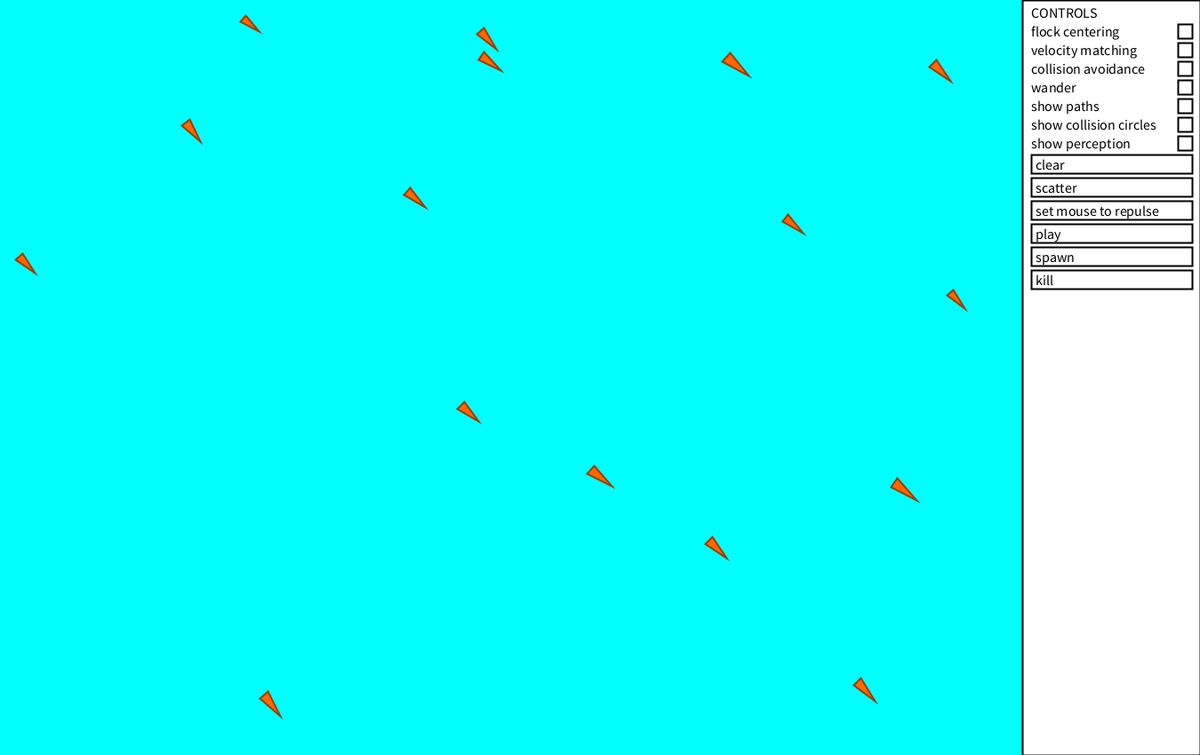
Frame 1 (no input)
Frame 60 (the mouse pressed at the canvas centre just before this capture): identical to frame 1, image omitted
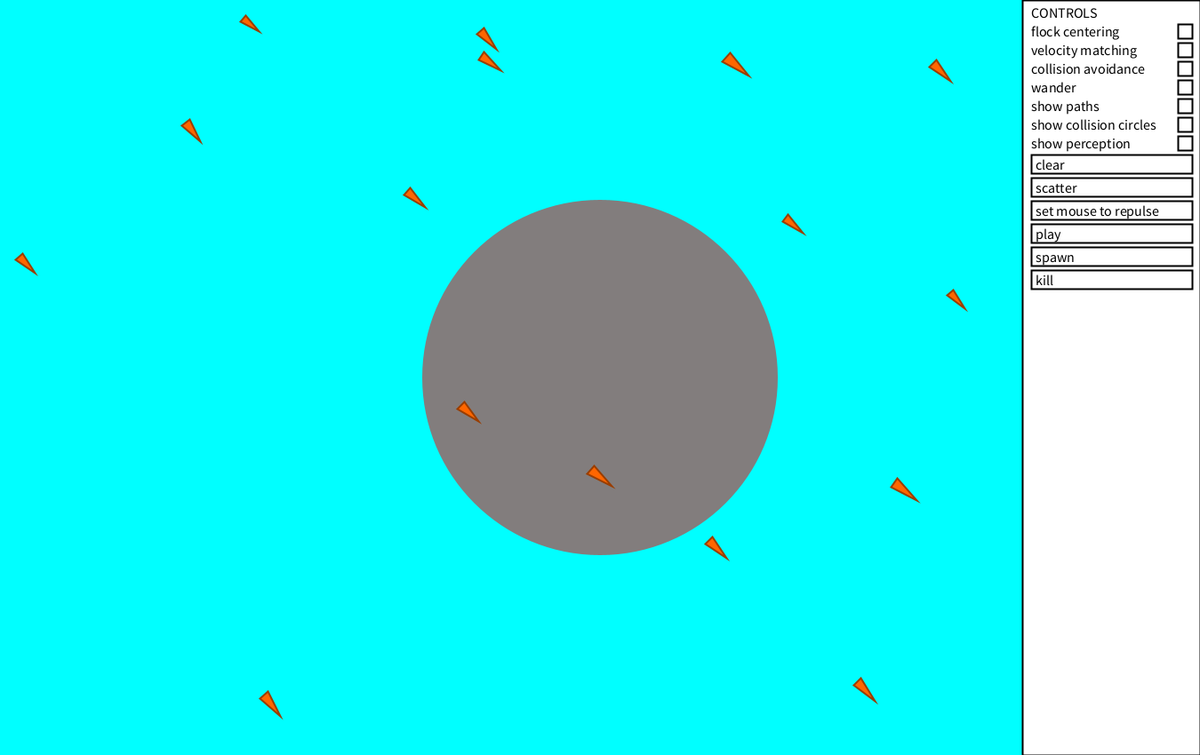
Frame 120 (the mouse held since frame 60 and released just before this capture)

The Processing sketch that drew these frames (run headless with seeded random() and noise(); from frame 60 on, the mouse is pressed at the canvas centre):

// Processing sketch: flocking
// ── flocking.pde
// README
// 
// # BOIDS! (Craig Reynolds' Flocking)
// 
// ## An implementation in Processing by Kaylah Facey.
//
// ### Commands:
// 
// * space bar - Start or stop the simulation (default stopped).
// * left mouse held down - continuous attraction (in attraction mode) or repulsion (in repulsion mode):
// -   a - Switch to attraction mode (default).
// -   r - Switch to repulsion mode.
// * s - Cause all boids to be instantly scattered to random positions in the window, and with random directions.
// * p - Toggle whether to have creatures leave a path, that is, whether the window is cleared each display step or not (default off).
// When pathing leave a trail of dots or fading trail. Do not preserve the entire path, as that quickly clutters the window.
// * c - Clear the screen, but do not delete any boids. (This can be useful when creatures are leaving paths.)
// * 1-4 - Toggle forces on/off (default on):
//   - 1 - flock centering 
//   - 2 - velocity matching 
//   - 3 - collision avoidance 
//   - 4 - wandering 
// * Spawn and Kill:
//   - +/= - Spawn (add one new boid to the simulation) (up to 100)
//   - (minus sign) - Kill (Remove one boid from the simulation) (down to 0).
// 
// ## Custom Commands:
// * right mouse held down - do the opposite of the left mouse (repulsion in attraction mode, attraction in repulsion mode)
// 
// TODO:
// 
// * Implement 3D flocking.
// * Introduce a predator that chases after your flocking creatures and eats them.
// * Add on-screen widgets that control the simulation.
// * Include fixed collision objects for the creatures to steer around.
// * food/resources/shelter
// * another species of non predatory boids.
// * Use a grid or Voronoi/Dalauney triangles to only consider the closest neighborhood of boids.
// * ### Custom Commands:
// 
// * left click (or s?) - spawn a boid at the mouse's position
// * right click (or k?) - delete the boid at the mouse's position
// * boid colour variation
// 

// Simulation Parameters
boolean running = false;
boolean attraction = true;
boolean pathing = false;
int alpha_p = 20; // the alpha value to use when pathing.

// Colours.
color black = #000000;
color white = #ffffff;
color light_grey = #cccccc;
color aqua = #00ffff;
color red = #ff0000;
color green = #00802b;

// Flock
Flock flock = new Flock();
int initial_size = 16;

int max_x = 1150;
int max_y = 850;

boolean flock_centering = false;
boolean velocity_matching = false;
boolean collision_avoidance = false;
boolean wander = false;

boolean show_collision_circles = false;
boolean show_perception_circles = false;

String current_species = "orange"; // The species currently being added/removed to/from.

void setup() {
  size(1350, 850);
  surface.setTitle("BOIDS!");
  clear_paths();
  for (int i = 0; i < initial_size; i++) {
    flock.spawn(current_species);
  }
  for (int i = 0; i < toggle_dimensions.length; i++) {
    toggle_dimensions[i][0] = max_cx - 25;
    toggle_dimensions[i][1] = starting_cy + int(text_spacing*(i+1) - 14);
    toggle_dimensions[i][2] = font_size;
  }
  for (int i = 0; i < button_dimensions.length; i++) {
    button_dimensions[i][0] = starting_cx;
    button_dimensions[i][1] = button_start_y + button_spacing*i - 14;
    button_dimensions[i][2] = max_cx - 25 + font_size - starting_cx;
    button_dimensions[i][3] = button_size;
  }
  strokeWeight(2);
}

void draw() {
  paint_background(pathing);
  show_mouse();
  show_controls();
  flock.show();
  if (running) {
    flock.update(dt);
  }
}

void show_mouse() {
  if (mouse_active()) {
    color c;
    if (attracting()) { 
      // attraction left or repulsion right: attraction
      c = green;
    }
    else { // repulsion left or attraction right: repulsion
      c = red;
    }
    
    int alpha = pathing? 20 : 130;
    fill(c, alpha);
    noStroke();
    circle(mouseX, mouseY, boid_p*2);
  }
}

boolean mouse_active() {
  return mousePressed && mouseX <= max_x && mouseY <= max_y;
}

boolean attracting() {
  // attraction left or repulsion right: attraction
  // repulsion left or attraction right: repulsion
  return (attraction && mouseButton == LEFT) || (!attraction && mouseButton == RIGHT);
}

void paint_background (boolean pathing) {
  noStroke();
  if (pathing) fill(aqua, alpha_p);
  else fill(aqua);
  rect(0, 0, max_x, max_y);
}

int min_cx = max_x;
int min_cy = 0;
int max_cx = 1350;
int max_cy = max_y;

int font_size = 16;
int text_spacing = font_size + 5;
int starting_cx = min_cx + 10;
int starting_cy = min_cy + 20;

String[] toggle_texts = {"flock centering", "velocity matching", "collision avoidance", "wander", "show paths", "show collision circles", "show perception"};
int[][] toggle_dimensions = new int[toggle_texts.length][4];

int button_size = font_size + 5;
int button_spacing = button_size + 5;
int button_start_y = starting_cy + text_spacing * (toggle_texts.length + 1);

String[][] button_texts = {{"clear", "clear"}, {"scatter", "scatter"}, {"set mouse to repulse", "set mouse to attract"}, {"play", "pause"}, {"spawn", "spawn"}, {"kill", "kill"}};
int[][] button_dimensions = new int[button_texts.length][4];

void show_controls() {
  fill(white);
  stroke(black);
  rect(min_cx, min_cy, max_cx - min_cx, max_cy);
  
  fill(black);
  textSize(font_size);
  text("CONTROLS", starting_cx, starting_cy);
  
  boolean[] toggles = {flock_centering, velocity_matching, collision_avoidance, wander, pathing, show_collision_circles, show_perception_circles};
  for (int i = 0; i < toggles.length; i++) {
    text(toggle_texts[i], starting_cx, starting_cy + text_spacing*(i+1));
    fill(toggles[i]? black: white);
    stroke(black);
    square(toggle_dimensions[i][0], toggle_dimensions[i][1], toggle_dimensions[i][2]);
    fill(black);
  }
  
  boolean[] buttons = {true, true, attraction, !running, true, true};
  for (int i = 0; i < buttons.length; i++) {
    int text_index = buttons[i]? 0: 1;
    if (mousePressed && mouse_in(button_dimensions[i])) fill(light_grey); else noFill();
    rect(button_dimensions[i][0], button_dimensions[i][1], button_dimensions[i][2], button_dimensions[i][3]);
    fill(black);
    text(button_texts[i][text_index], starting_cx + 5, button_start_y + int(button_spacing*i) + 3);  
  }
}

void mousePressed() {
  for (int i = 0; i < toggle_dimensions.length; i++) {
    if (mouse_in(toggle_dimensions[i])) {
      switch (toggle_texts[i]) {     
        case "flock centering":
          flock_centering = !flock_centering;
          break;
        case "velocity matching":
          velocity_matching = !velocity_matching;
          break;
        case "collision avoidance":
          collision_avoidance = !collision_avoidance;
          break;
        case "wander":
          wander = !wander;
          break;
        case "show paths":
          pathing = !pathing;
          break;
        case "show collision circles":
          show_collision_circles = !show_collision_circles;
          break;
        case "show perception":
          show_perception_circles = !show_perception_circles;
          break;
        default:
          break;
      }
    }
  }

  for (int i = 0; i < button_dimensions.length; i++) {
    if (mouse_in(button_dimensions[i])) {
      switch (button_texts[i][0]) {   
        case "clear":
          clear_paths();
          break;
        case "scatter":
          flock.scatter();
          break;
        case "set mouse to repulse":
          attraction = !attraction;
          break;
        case "play":
          running = !running;
          break;
        case "spawn":
          flock.spawn(current_species);
          break;
        case "kill":
          flock.kill(current_species);
          break;
        default:
          break;
      }
    }
  }
}

// Ctrl = min x, min y, x size/size, y size (optional)
boolean mouse_in(int[] dimensions) {
  int min_x = dimensions[0];
  int max_x = min_x + dimensions[2];
  int min_y = dimensions[1];
  int max_y = dimensions[1] + (dimensions[3] > 0? dimensions[3] : dimensions[2]);
  return (mouseX >= min_x && mouseX <= max_x && mouseY >= min_y && mouseY <= max_y);
}

void clear_paths() {
  paint_background(false);
}

void keyPressed() {
  switch (key) {
    case ' ':
      running = !running;
      println(running? "Play" : "Pause");
      break;
    case 'a':
      attraction = true;
      println("Toggle left mouse attraction (right mouse repulsion)");
      break;
    case 'r':
      attraction = false;
      println("Toggle left mouse repulsion (right mouse attraction)");
      break;
    case 's':
      flock.scatter();
      println("Scatter");
      break;
    case 'p':
      pathing = !pathing;
      println("Toggle pathing " + (pathing? "on" : "off"));
      break;
    case 'c':
      clear_paths();
      println("Clear");
      break;
    case '1':
      flock_centering = !flock_centering;
      println("Toggle flock centering " + (flock_centering? "on" : "off"));
      break;
    case '2':
      velocity_matching = !velocity_matching;
      println("Toggle velocity matching " + (velocity_matching? "on" : "off"));
      break;
    case '3':
      collision_avoidance = !collision_avoidance;
      println("Toggle collision avoidance " + (collision_avoidance? "on" : "off"));
      break;
    case '4':
      wander = !wander;
      println("Toggle wander " + (wander? "on" : "off"));
      break;
    case '+':
    case '=':
      flock.spawn(current_species);
      println("Spawn");
      break;
    case '-':
      flock.kill(current_species);
      println("Kill");
      break;
    default:
      break;
  }
}

// ── Boid.pde
float boid_r = 15;   // radius of the boids
float boid_a = PI/8; // angle of boid triangle.
float boid_p = 200;  // radius of boid perception

float min_v = 7; // Prevent boids from becoming stuck anywhere by setting a low minimum velocity to help them to jiggle out of place.
float max_v = 10;

float w_fc = .007; // weight for flock centering
float w_vm = .0001; // weight for velocity matching
float w_ca = 3; // weight for collision avoidance
float w_wa = 25; // weight for wall avoidance
float w_w = 10;  // weight for wander
float w_m = .001; // weight for mouse attraction/repulsion.

class Boid {
  point p;    // point x, y at center
  vector v;     // velocity x, y
  color fill = orange;    
  color outline = dark_orange;
  float r = boid_r;  // radius of bounding circle
  float o = boid_a;  // angle of triangle
  
  Boid() {
    r = boid_r + random(-3, 3);
    p = random_valid_point(r);
    v = v();
  }
  
  // Draw boid at current vector facing in the direction of vector.
  void show() {
    // Collision circle.
    if (show_collision_circles) {
      noFill();
      stroke(red);
      circle(p.x, p.y, r*2);
    }
    
    if (show_perception_circles) {
      stroke(white);
      noFill();
      circle(p.x, p.y, boid_p*2);
    }
    
    // True location (center of boid)
    //stroke(black);
    //fill(black);
    //circle(p.x, p.y, 10);
    
    // Boid representation.
    vector u = u(v);
    vector a = sum(p, prod(u, r));
    vector iu = i(u);
    vector u2 = r(iu, o);
    vector b = sum(p, prod(u2, r));
    o = -o;
    vector u3 = r(iu, o);
    vector c = sum(p, prod(u3, r));
    
    fill(fill);
    stroke(outline);
    triangle(a.x, a.y, b.x, b.y, c.x, c.y);
  }
  
  // Does the boid contain this vector?
  boolean contains(point p) {
    return d(this.p, p) <= r;
  }
}

// Default boids.
color orange = #ff6600;
color dark_orange = #993d00;

class Orange extends Boid {
  color fill = orange;    
  color outline = dark_orange;
  float r = boid_r;  
}

// Friendly boids.
color blue = #0000ff;
color dark_blue = #000080;

class Blue extends Boid {
  color fill = blue;    
  color outline = dark_blue;
  float r = boid_r;  
}

// Predator boids.
color pgrey = #666699;
color dark_pgrey = #3d3d5c;

class Grey extends Boid {
  color fill = pgrey;    
  color outline = dark_pgrey;
  float r = boid_r*2;  
}

float dt = .5;

String[] species = {"Orange", "Blue", "Grey"};
boolean orange_active = true;
boolean blue_active = true;
boolean grey_active = true;
class Flock {
  ArrayList<Orange> orange_flock;
  ArrayList<Blue> blue_flock;
  ArrayList<Grey> grey_flock;
  
  Flock() {
    orange_flock = new ArrayList<Orange>();
    blue_flock = new ArrayList<Blue>();
    grey_flock = new ArrayList<Grey>();
  }
  
  ArrayList<Boid> all() {
    ArrayList<Boid> all = new ArrayList<Boid>();
    if (orange_active) all.addAll(orange_flock);
    if (blue_active) all.addAll(blue_flock);
    if (grey_active) all.addAll(grey_flock);
    return all;
  }
  
  // Spawn a random boid.
  Boid spawn(String species) {
    switch (species) {
      case "Blue":
        Blue b = new Blue();
        blue_flock.add(b);
        return b;
      case "Grey":
        Grey g = new Grey();
        grey_flock.add(g);
        return g;
      case "Orange":
      default:
        Orange o = new Orange();
        orange_flock.add(o);
        return o;
    }
  }
  
  // Kill a random boid.
  Boid kill(String species) {
    switch (species) {
      case "Blue":
        return blue_flock.remove(floor(random(blue_flock.size())));
      case "Grey":
        return grey_flock.remove(floor(random(grey_flock.size())));
      case "Orange":
      default:
        return orange_flock.remove(floor(random(orange_flock.size())));
    }
  }
  
  void scatter() {
    for (Boid b : all()) {
      b.p = random_valid_point(b.r);
    }
  }
  
  void show() {
    for (Boid b : all()){
      b.show();
      
      // Velocity & forces.
      //vector force_on_b = calculate_forces(b);
      //vector force_from_b = sum(b.p, force_on_b);
      //stroke(black);
      //line(b.p.x, b.p.y, force_from_b.x, force_from_b.y);
      //vector velocity_from_b = sum(b.p, b.v);
      //line(b.p.x, b.p.y, velocity_from_b.x, velocity_from_b.y);
    }
  }
  
  void update(float dt) {
    for (Boid b : all()){
      update(b, dt);
    }
  }
  
  // Update vector and vector by 1 timestep.
  void update(Boid b, float dt) {
    vector f = calculate_forces(b);
    b.v = sum(b.v, prod(f, dt));
    
    float m = m(b.v);
    if (m < min_v) {
      b.v = prod(u(b.v), min_v);
    }
    else if (m > max_v) {
      b.v = prod(u(b.v), max_v);
    }
    
    b.p = p(sum(b.p, prod(b.v, dt)));
    
    // Force boid back into boundaries if it escapes.
    if (b.p.x < 0) b.p.x = b.r*2;
    if (b.p.y < 0) b.p.y = b.r*2;
    if (b.p.x > max_x) b.p.x = max_x - b.r*2;
    if (b.p.y > max_y) b.p.y = max_y - b.r*2;
  }
  
  // Calculate forces acting on b.
  vector calculate_forces(Boid b) {
    vector f =v(0, 0);
    
    vector sum_fc = v(0, 0);
    float sum_wfc = 0;
    vector f_vm = v(0, 0); // velocity matching
    vector f_ca = v(0, 0); // collision avoidance
    
    for (Boid n: neighbors(b)) {
      float w_fc = weight_fc(n, b);
      sum_wfc += w_fc;
      sum_fc = sum(sum_fc, prod(sum(n.p, i(b.p)), w_fc)); // sum_fc += w(pi - p)
      f_vm = sum(f_vm, prod(sum(n.v, i(b.v)), weight_vm(n, b)));     // f_vm += w(vi - v)
      f_ca = sum(f_ca, prod(sum(b.p, i(n.p)), weight_ca(n, b)));     // f_ca += w(p - pi)
    }
    
    sum_wfc = max(sum_wfc, .001); // Ensure against division by 0.
    vector f_fc = prod(sum_fc, 1 / sum_wfc); // flock centering
    vector f_w = v(random(-.1, .1), random(-.1, .1)); // wander
    
    if (flock_centering)     f = sum(f, prod(f_fc, w_fc));
    if (velocity_matching)   f = sum(f, prod(f_vm, w_vm));
    if (collision_avoidance) f = sum(f, prod(f_ca, w_ca));
    if (wander)              f = sum(f, prod(f_w, w_w));
    
    // avoid walls
    f = sum(f, prod(wall_force(b), w_wa));
    
    // Mouse attraction/repulsion.
    point mouse_loc = p(mouseX, mouseY);
    if (mouse_active() && d(mouse_loc, b.p) <= boid_p) {
      vector force_dir;
      if (attracting()) { 
        force_dir = sum(mouse_loc, i(b.p));
      }
      else { 
        force_dir = sum(b.p, i(mouse_loc));
      }
      
      vector f_m = prod(force_dir, weight_m(b, mouse_loc)); // w(pi - p)
      f = sum(f, prod(f_m, w_m));
    }
    
    return f;
  }
  
  // vector representing the force away from the nearest wall.
  vector wall_force(Boid b) {
    point p = b.p;
    
    boolean closer_to_x0 = abs(p.x - 0) < abs(p.x - max_x);
    float wall_x = closer_to_x0? 0 : max_x;
    
    boolean closer_to_y0 = abs(p.y - 0) < abs(p.y - max_y);
    float wall_y = closer_to_y0? 0 : max_y;
    
    float d_x = abs(p.x - wall_x);
    float d_y = abs(p.y - wall_y);
    
    float min_d = max(min(d_x, d_y) - b.r, .0001);
    float wall_w = (min_d <= boid_p)? weight_wa(min_d) : 0;
    
    vector wall_f = v(0, 0);
    wall_f.x = (d_x <= boid_p)? p.x - wall_x : 0;
    wall_f.y = (d_y <= boid_p)? p.y - wall_y : 0;
    
    return prod(wall_f, wall_w);
  }
  
  // Get neighbors in b's perception.
  ArrayList<Boid> neighbors(Boid b) {
    ArrayList<Boid> neighbors = new ArrayList<Boid>();
    for (Boid n: all()) {
      if (n != b && d(n.p, b.p) <= boid_p + n.r) {
        // Is any part of n in b's perception radius?
        neighbors.add(n);
      }
    }
    return neighbors;
  }
  
  // Weighting collision avoidance by distance.
  float weight_ca(Boid a, Boid b) {
    // Boids' radius is part of the distance, 
    // and if they are within eachothers' radius they are overlapping.
    float d = max(d(a.p, b.p) - (a.r + b.r), .0001); 
    return 1./sq(d);
  }
  
  // Weighting velocity matching by distance.
  float weight_vm(Boid a, Boid b) {
    return boid_p - d(a.p, b.p);
  }
  
  // Weighting flock centering by distance.
  float weight_fc(Boid a, Boid b) {
    return boid_p - d(a.p, b.p);
  }
  
  // Weighting wall avoidance by distance.
  float weight_wa(float d_from_wall) {
    return 1./sq(d_from_wall);
  }
  
  // Weighting mouse force by distance.
  float weight_m(Boid b, point p) {
    return boid_p - d(p, b.p);
  }
}

// Random point within the boundaries and respecting an object radius.
point random_valid_point(float r) {
  return p(
    floor(random(0 + r, max_x - r)),
    floor(random(0 + r, max_y - r))
  );
}
  

// ── Utilities.pde
class vector {
  float x;
  float y;
  
  // Random vector
  vector() {
    x = random(min_v, max_v);
    y = random(min_v, max_v);
  }
  
  vector(float x, float y) {
    this.x = x;
    this.y = y;
  }
}

class point extends vector {
  point() {
    this.x = 0;
    this.y = 0;
  }
  point(float x, float y) {
    super(x, y);
  }
}

vector v() {
  return new vector();
}

point p() {
  return new point();
}

vector v(float x, float y) {
  return new vector(x, y);
}

point p(float x, float y) {
  return new point(x, y);
}

point p(vector v) {
  return p(v.x, v.y);
}

// Unit vector.
vector u(vector v) {
  float m = m(v);
  return v(v.x/m, v.y/m);
}

// Magnitude of vector.
float m(vector v) {
  return sqrt(sq(v.x) + sq(v.y));
}

// Inverse of vector.
vector i(vector v) {
  return v(-v.x, -v.y);
}

// vector rotated by a.
// https://matthew-brett.github.io/teaching/rotation_2d.html
vector r(vector v, float a) {
  float cos = cos(a);
  float sin = sin(a);
  float x = cos * v.x - sin * v.y; // x2=cosβx1−sinβy1
  float y = sin * v.x + cos * v.y; // y2=sinβx1+cosβy1
  return v(x, y);
}

// vector scaled by s.
vector s(vector v, float s) {
  return v(v.x * s, v.y * s);
}

// Distance between a and b.
float d(vector a, vector b) {
  float d = sqrt(sq(a.x - b.x) + sq(a.y - b.y));
  if (Float.isNaN(d) || Float.isInfinite(d)|| d <= 0 ) {
    return .001; // Return a small number that will be treated as a minimum distance.
  }
  return d;
}

// Multiply v by m.
vector prod(vector v, float m) {
  return v(v.x * m, v.y * m);
}

vector sum(vector a, vector b) {
  return v(a.x + b.x, a.y + b.y);
}
